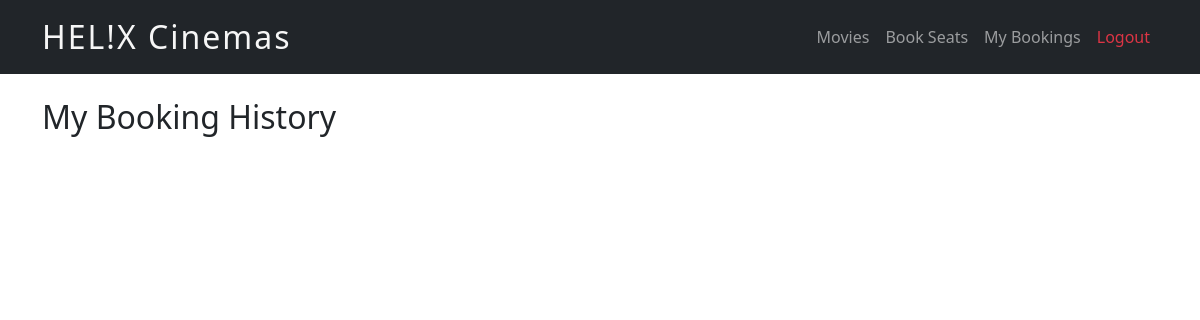
Before: /bookings/history/ (signed in) with the older database file.
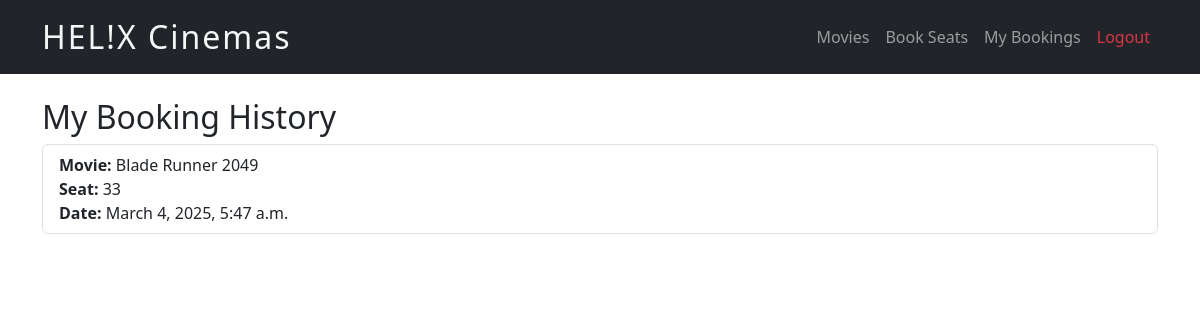
After: the same page with the newer database file.
### bookings/models.py (models this page shows, shortened)
class Booking(models.Model):
    user = models.ForeignKey(User, on_delete=models.CASCADE)
    movie = models.ForeignKey(Movie, on_delete=models.CASCADE)
    seat = models.OneToOneField(Seat, on_delete=models.CASCADE)
    booking_date = models.DateTimeField(auto_now_add=True)

class Movie(models.Model):
    title = models.CharField(max_length=255)
    description = models.TextField()
    duration = models.IntegerField()  # in minutes
    release_date = models.DateField()
    poster = models.ImageField(upload_to='movie_posters/', blank=True, null=True)

class Seat(models.Model):
    seat_number = models.CharField(max_length=10, unique=True)
    is_booked = models.BooleanField(default=False)

### bookings/views.py (the view)
# urls.py: path('history/', views.booking_history, name='booking_history'),
@login_required
def booking_history(request):
    bookings = Booking.objects.filter(user=request.user)
    return render(request, 'bookings/booking_history.html', {'bookings': bookings})

### bookings/templates/bookings/booking_history.html (shortened to what this page needs)
{% extends 'bookings/base.html' %}
{% block content %}
    <h2>My Booking History</h2>
    <ul class="list-group">
        {% for booking in bookings %}
            <li class="list-group-item">
                <strong>Movie:</strong> {{ booking.movie.title }} <br>
                <strong>Seat:</strong> {{ booking.seat.seat_number }} <br>
                <strong>Date:</strong> {{ booking.booking_date }}
            </li>
        {% endfor %}
    </ul>
{% endblock %}

Changed rows visible on the page:
added Booking: movie "Blade Runner 2049", seat.seat_number "33", booking_date "March 4, 2025, 5:47 a.m."
